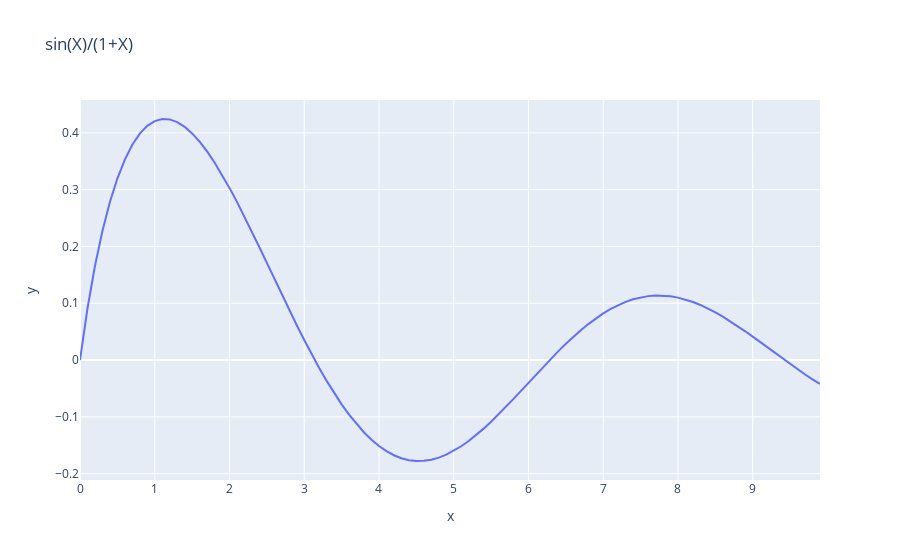

This figure's notebook cell:
### Code cell
fig = px.line(x = x, y=fx, title=expression.value)
fig.show()
